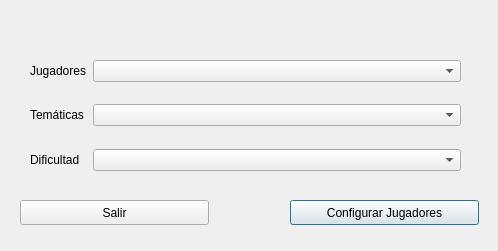
<?xml version="1.0" encoding="UTF-8"?>
<ui version="4.0">
 <class>NewJuego</class>
 <widget class="QDialog" name="NewJuego">
  <property name="geometry">
   <rect>
    <x>0</x>
    <y>0</y>
    <width>498</width>
    <height>251</height>
   </rect>
  </property>
  <property name="windowTitle">
   <string>Nuevo Juego</string>
  </property>
  <widget class="QPushButton" name="btn_Seg">
   <property name="geometry">
    <rect>
     <x>290</x>
     <y>200</y>
     <width>189</width>
     <height>25</height>
    </rect>
   </property>
   <property name="text">
    <string>Configurar Jugadores</string>
   </property>
  </widget>
  <widget class="QPushButton" name="btn_Salir">
   <property name="geometry">
    <rect>
     <x>20</x>
     <y>200</y>
     <width>189</width>
     <height>25</height>
    </rect>
   </property>
   <property name="text">
    <string>Salir</string>
   </property>
  </widget>
  <widget class="QWidget" name="formLayoutWidget">
   <property name="geometry">
    <rect>
     <x>30</x>
     <y>60</y>
     <width>431</width>
     <height>111</height>
    </rect>
   </property>
   <layout class="QFormLayout" name="formLayout">
    <item row="0" column="0">
     <widget class="QLabel" name="lblEtiqueta1">
      <property name="text">
       <string>Jugadores</string>
      </property>
     </widget>
    </item>
    <item row="4" column="0">
     <widget class="QLabel" name="lblEtiqueta3">
      <property name="text">
       <string>Dificultad</string>
      </property>
     </widget>
    </item>
    <item row="0" column="1">
     <widget class="QComboBox" name="cbx_jugadores"/>
    </item>
    <item row="4" column="1">
     <widget class="QComboBox" name="cbx_dificultad"/>
    </item>
    <item row="1" column="1">
     <spacer name="verticalSpacer">
      <property name="orientation">
       <enum>Qt::Vertical</enum>
      </property>
      <property name="sizeHint" stdset="0">
       <size>
        <width>20</width>
        <height>40</height>
       </size>
      </property>
     </spacer>
    </item>
    <item row="2" column="0">
     <widget class="QLabel" name="lblEtiqueta2">
      <property name="text">
       <string>Temáticas</string>
      </property>
     </widget>
    </item>
    <item row="2" column="1">
     <widget class="QComboBox" name="cbx_tematicas"/>
    </item>
    <item row="3" column="1">
     <spacer name="verticalSpacer_2">
      <property name="orientation">
       <enum>Qt::Vertical</enum>
      </property>
      <property name="sizeHint" stdset="0">
       <size>
        <width>20</width>
        <height>40</height>
       </size>
      </property>
     </spacer>
    </item>
   </layout>
  </widget>
 </widget>
 <resources/>
 <connections/>
</ui>
